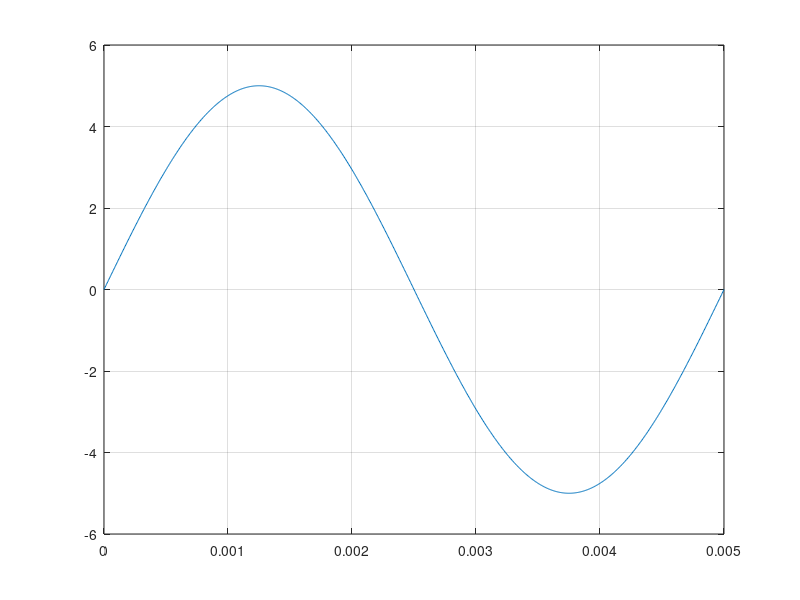
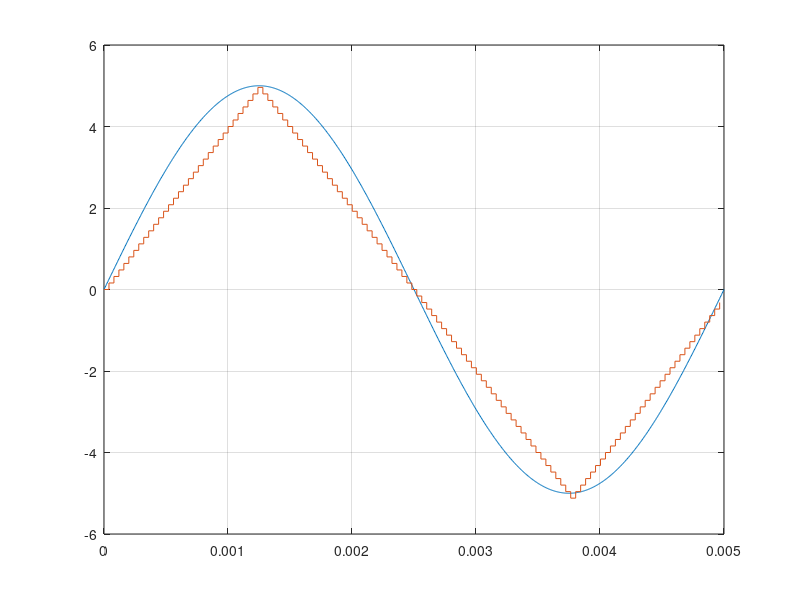

The MATLAB script that drew these images, in order:
% Analog signal to digital signal converter
clc;
clear;
close all;

load input.mat;
figure(1), plot(Input(2,:), Input(1,:));
grid on;



del = max(Input(1,:))/(length(Input(1,:))/32);

out = [];
stair = [Input(1,1)];
time = [0];
j=1;
for i=1:8:length(Input(1,:))-8
    if (Input(1,i) >= Input(1,i+8))
        out = [out 1];
        stair = [stair stair(j)-del];
     
    else
        out = [out 0];
        stair = [stair stair(j)+del];
    end
    j=j+1;
    time = [time Input(2,i+8)];
end

dlmwrite('output.txt', out, 'delimiter', ' ');

figure(2), plot(Input(2,:), Input(1,:)), grid on;
hold on;
stairs(time, stair);
hold off;

